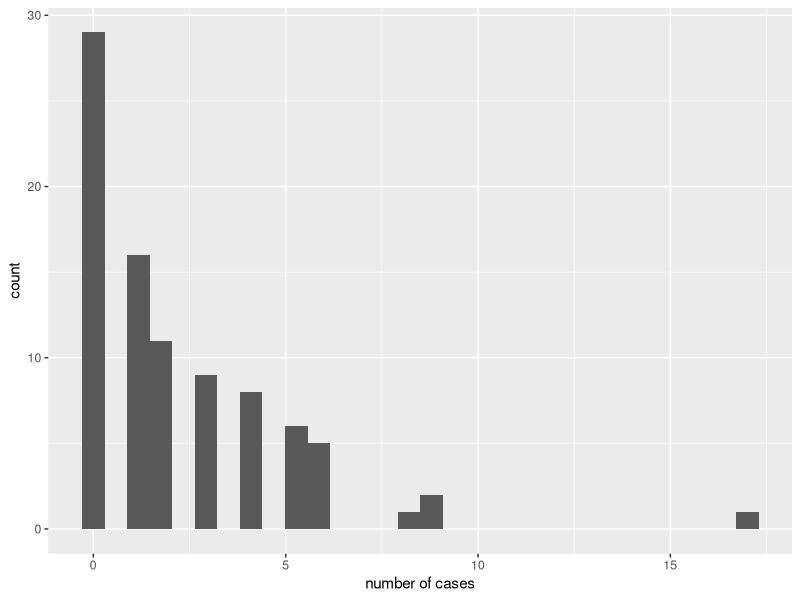
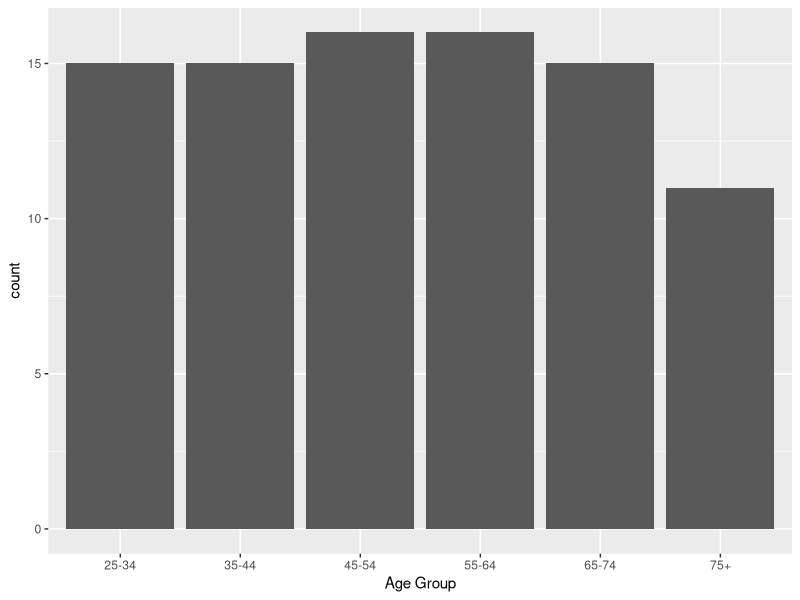
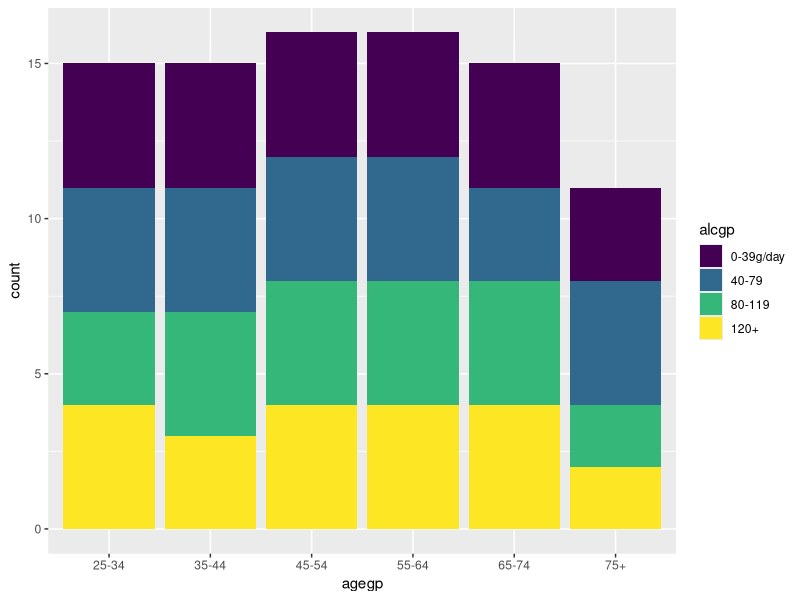
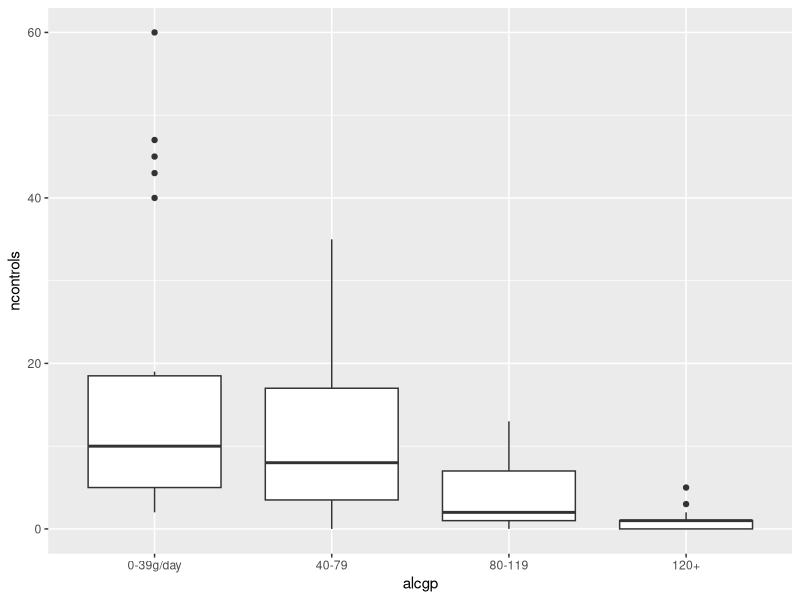
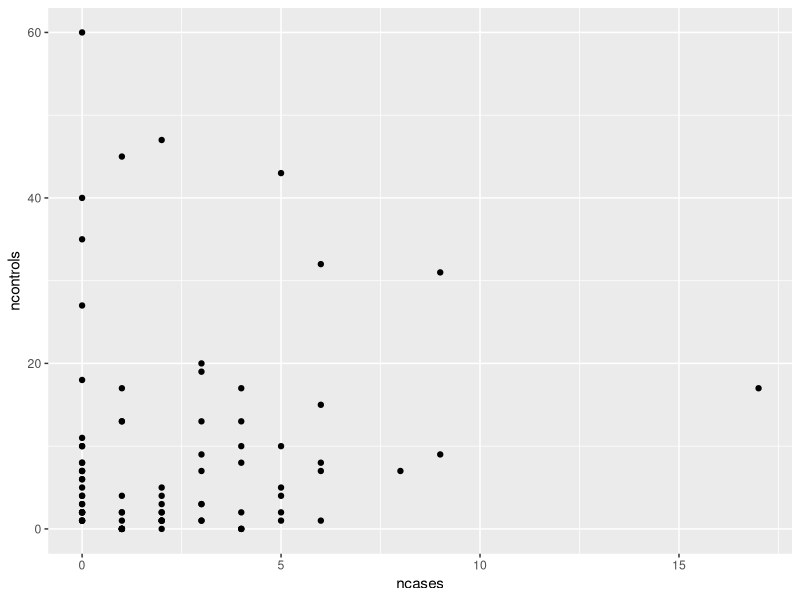
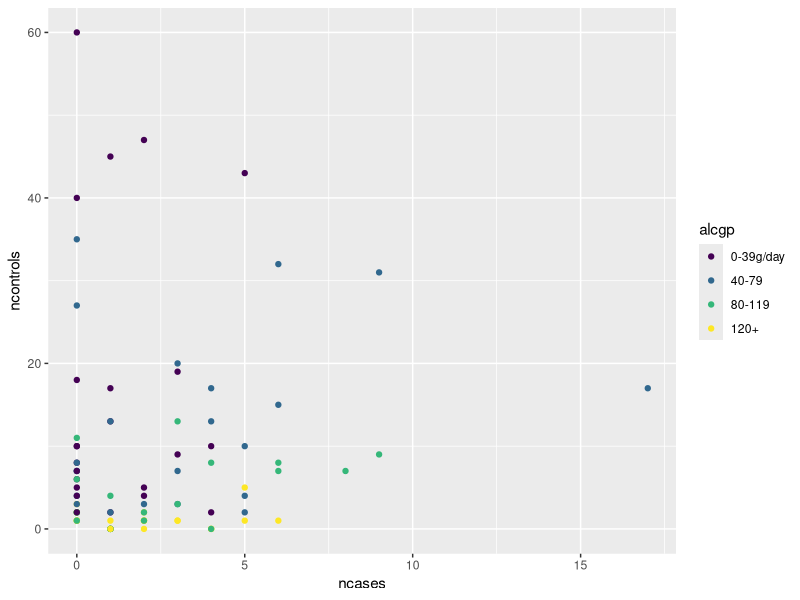

Source code (R) for these figures, in order:

View(esoph)

#Does the dataset contain any NAs? If so, which variables have NAs? What is the type of variable tobgp? [Hint: use str() and summary()]
is.na(esoph)

str(esoph)
summary(esoph)

#Visualize variable ncases. 
#Give a more descriptive name to the axis (Hint: help(esoph) to see a description of the dataset). 
#Doees this variable contain outliers? Are these outliers errors or legitimate values?
help(esoph)
library(ggplot2)
ggplot(data=esoph)+geom_histogram(mapping = aes(x=ncases)) + labs(x='number of cases')

#Visualize variable agegp. Give a more descriptive name to the axis. (Hint: use geom_bar() for discrete variables.)
ggplot(data=esoph)+geom_bar(mapping = aes(x=agegp)) + labs(x='Age Group')

#Visualize variables agegp and alcgp
ggplot(data = esoph) + geom_bar(mapping = aes(x = agegp, fill = alcgp))

#Visualize variables alcgp and ncontrols.
ggplot(data=esoph) + geom_boxplot(mapping = aes(x = alcgp, y = ncontrols))

#Visualize variables ncases and ncontrols.
ggplot(data = esoph) + geom_point(mapping = aes(x = ncases, y = ncontrols))

#Visualize variables ncases, ncontrols, and alcgp.
ggplot(data = esoph) + geom_point(mapping = aes(x = ncases, y = ncontrols, color = alcgp))


